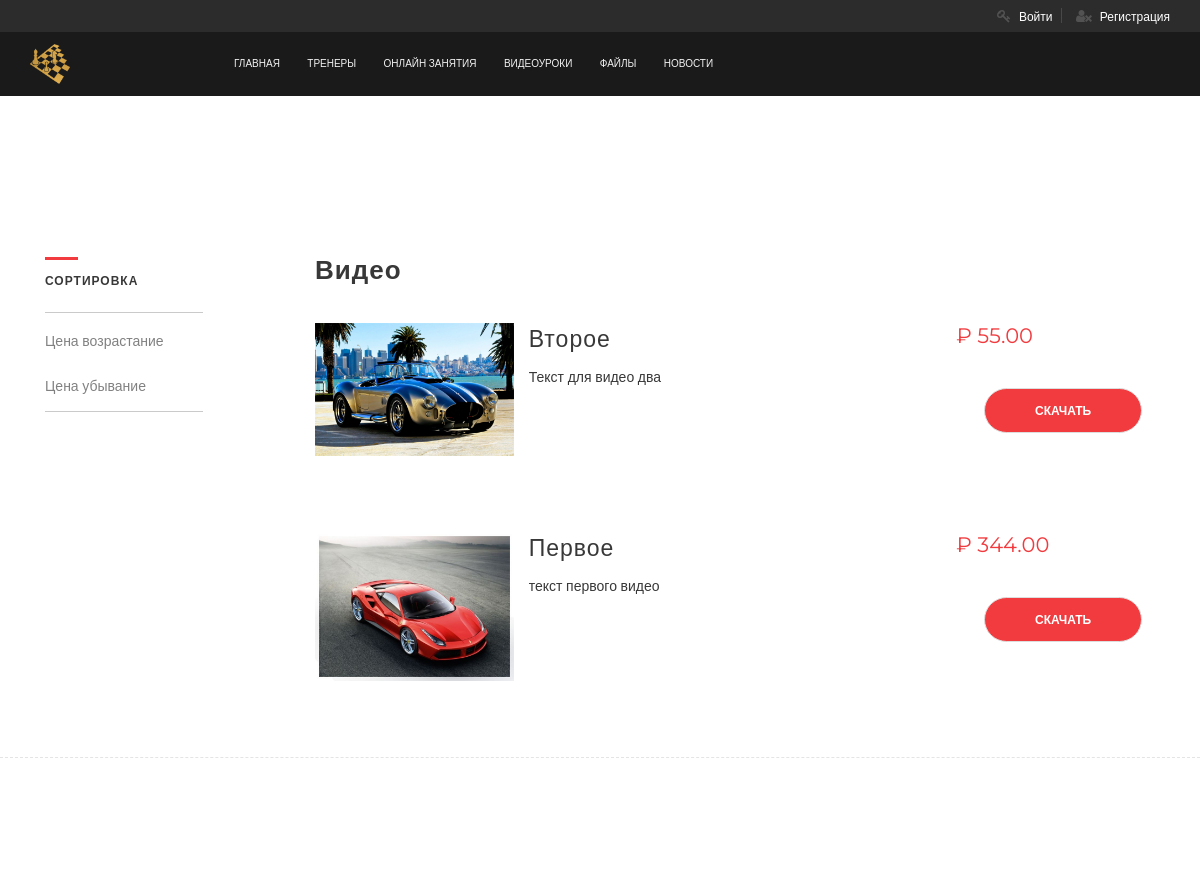
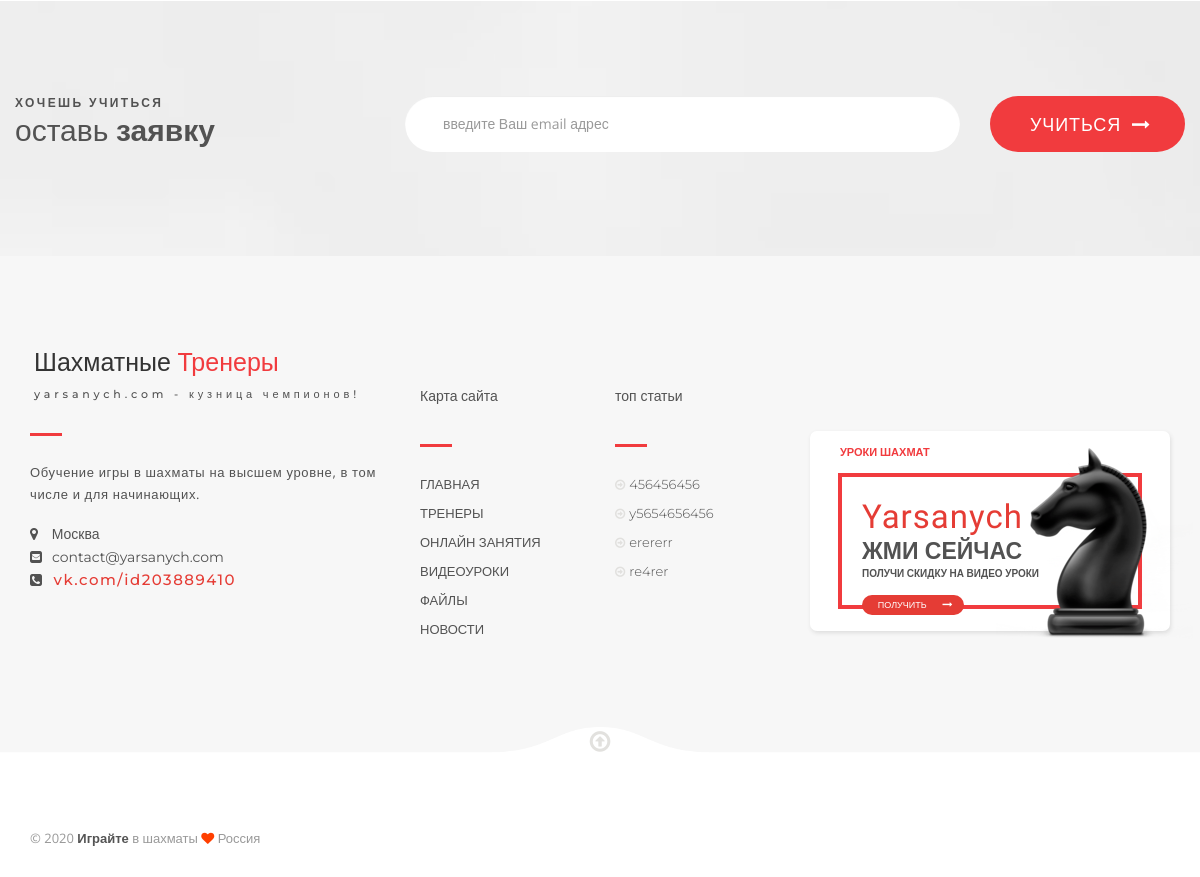
The page /video/ on the database its author committed (2 pictures, top to bottom).
### chess/models.py (models this page shows, shortened)
class Videos(models.Model):
    title = models.CharField("Название", max_length=1024)
    description = models.TextField("Описание")
    img = models.ImageField("Изображение", upload_to="img/files/")
    price = models.PositiveIntegerField("Цена", default=0)
    video = models.FileField("Файл", upload_to="videos/")
    buyers = models.ManyToManyField(User, verbose_name="Покупатели", blank=True)
    class Meta:
        verbose_name = "Видео"
        verbose_name_plural = "Видео"

class Articles(models.Model):
    title = models.CharField("Название", max_length=150, db_index=True)
    slug = models.SlugField(max_length=150, unique=True)
    intro_text = models.TextField("Короткое описание", blank=True)
    full_text = models.TextField("Текст", blank=True, db_index=True)
    img = models.ImageField("Изображение", upload_to="img/chess/", blank=True)
    author = models.CharField("Автор", max_length=150, blank=True)
    date_pub = models.DateTimeField(auto_now_add=True)
    buyers = models.ManyToManyField(User, verbose_name="Покупатели", blank=True)
    class Meta:
        verbose_name = "Статья"
        verbose_name_plural = "Статьи"

### chess/views.py (the view)
# urls.py: path("video/", views.VideosViews.as_view(), name='videos_url'),
class VideosViews(ListView):
    model = Videos
    queryset = Videos.objects.order_by("-id")
    paginate_by = 7

### chess/templatetags/article_tag.py (called while the page is built)
@register.simple_tag()
def get_articles(count=5):
    return Articles.objects.order_by("-id")[:count]

### templates/chess/videos_list.html (shortened to what this page needs)
{% extends 'chess/base.html' %}
{% block content %}
<div class="event-section">
    <div class="container">
        <div class="col-md-3 col-sm-3">
            <div class="evnt-left">
                <div class="location-cat">
                    <h1>Сортировка</h1>
                    <div class="cat-list">
                        <a id="sort-asc">Цена возрастание</a>
                        <a id="sort-desc">Цена убывание</a>
                    </div>
                </div>
            </div>
        </div>
        <div class="col-md-9  col-sm-9">
            <div class="evnt-right">
                <div class="row">
                    <div class="event-area">
                        <h1>Видео</h1>
                        {% for article in videos_list %}
                        <div class="event-item" data-price="{{ article.price }}">
                            <div class="col-md-3">
                                <div class="item-img ">
                                    <img src="{{ article.img.url }}" alt="thumbnail">
                                </div>
                            </div>
                            <div class="col-md-6">
                                <div class="row">
                                    <h1>{{ article.title }}</h1>
                                    <p class="desc">{{ article.description }}</p>
                                </div>
                            </div>
                            <div class="col-md-3">
                                <div class="quick-buy row">
                                    <h1>₽ {{ article.price }}.00</h1>
                                    <div class="buy-ticket">
                                    <a href="#test-modal" class="popup-modal buy">Скачать</a>
                                    </div>
                                </div>
                            </div>
                        </div>
                        {% endfor %}
                    </div>
                </div>
            </div>
        </div>
    </div>
{% include 'include/pagination.html' %}
</div>
{% endblock content %}

### templates/chess/base.html (shortened to what this page needs)
{% extends 'base.html' %}

### templates/base.html (shortened to what this page needs)
{% load static %}
<!DOCTYPE html>
<html lang="ru">
<head>
    <link rel="stylesheet" href="{% static 'css/bootstrap.min.css' %}">
    <link rel="stylesheet" href="{% static 'css/font-awesome.min.css' %}">
    <link rel="stylesheet" href="{% static 'css/owl.carousel.min.css' %}">
    <link rel="stylesheet" href="{% static 'css/animate.css' %}">
    <link rel="stylesheet" href="{% static 'css/meanmenu.min.css' %}">
    <link rel="stylesheet" href="{% static 'css/magnific-popup.css' %}">
    <link rel="stylesheet" href="{% static 'css/typography.css' %}">
    <link rel="stylesheet" href="{% static 'css/style.css' %}">
    <link rel="stylesheet" href="{% static 'css/responsive.css' %}">
</head>
{% include 'include/header.html' %}
<body data-spy="scroll" data-target="#scroll-menu" data-offset="100">
{% block content %}
{% endblock content %}
{% include 'include/footer.html' %}
</body>
</html>

### templates/include/header.html (shortened to what this page needs)
{% load static %}
<header>
    <div class="header-top">
        <div class="container">
            <div class="row">
                <div class="col-md-6 col-sm-6 col-xs-12">
                    <div class="header-top-right">
                        {% if user.is_authenticated %}
                        <div class="single-htr">
                            <a class='popup-modal'>Вы авторизованы на сайте </a>
                            <i class="fa fa-key"></i>
                            <a href="{% url 'account_logout' %}" class='popup-modal'>Выход</a>
                        </div>
                        {% else %}
                        <div class="single-htr">
                            <i class="fa fa-key"></i>
                            <a href="{% url 'account_login' %}" class='popup-modal'>Войти</a>
                        </div>
                        <div class="single-htr">
                            <i class="fa fa-user-times"></i>
                            <a href="{% url 'account_signup' %}" class='popup-modal'><span>Регистрация</span></a>
                        </div>
                        {% endif %}
                    </div>
                </div>
            </div>
        </div>
    </div>
    <div class="menu-area hidden-sm hidden-xs">
        <div class="container">
            <div class="row">
                <div class="col-md-2">
                    <div class="logo">
                        <a href="{% url 'index_url' %}"><img src="{% static 'img/logo.png' %}" alt="" style="width: 40px;"></a>
                    </div>
                </div>
                <div class="col-md-9">
                    <div class="menu">
                        <nav>
                            <ul>
                                <li><a href="{% url 'index_url' %}">ГЛАВНАЯ</a></li>
                                <li><a href="{% url 'treners_url' %}">ТРЕНЕРЫ</a></li>
                                <li><a href="{% url 'prsonal_trening_url' %}">ОНЛАЙН ЗАНЯТИЯ</a></li>
                                <li><a href="{% url 'videos_url' %}">ВИДЕОУРОКИ</a></li>
                                <li><a href="{% url 'files_url' %}">ФАЙЛЫ</a></li>
                                <li><a href="{% url 'articles_list_url' %}">НОВОСТИ</a></li>
                            </ul>
                        </nav>
                    </div>
                </div>
                <div class="col-md-1">
                    <div class="top-search">
                    </div>
                </div>
            </div>
        </div>
    </div>
</header>

### templates/include/pagination.html (shortened to what this page needs)
<div class="separator-sec">
</div>

### templates/include/footer.html (shortened to what this page needs)
{% load static %}
{% load article_tag %}
<div class="subscribe-section">
	<div class="container">
		<div class="row">
			<div class="col-md-4 col-sm-5 col-xs-12">
				<div class="row">
					<div class="ht-newsletter">
						<h5>ХОЧЕШЬ УЧИТЬСЯ</h5>
						<h2>оставь <b>заявку</b></h2>
					</div>
				</div>
			</div>
			<div class="col-md-8 col-sm-7 col-xs-12">
				<div class="row">
					<form class="form-inline newsletter-forn-in">
						<div class="col-md-9  col-sm-9 col-xs-12">
							<div class="form-group">
								<input class="form-control newsletter-input" type="text" id="email_subscribe" placeholder="введите Ваш email адрес">
							</div>
						</div>
						<div class="col-md-3  col-sm-3 col-xs-12">
							<div class="row text-center">
								<button type="button" id="add_subscribe" class="subscribe-btn">УЧИТЬСЯ<i class="fa fa-long-arrow-right" aria-hidden="true"></i></button>
							</div>
						</div>
					</form>
				</div>
			</div>
		</div>
	</div>
</div>
<div class="big-fotter">
	<div class="container">
		<div class="row">
			<div class="col-md-4 col-sm-8 col-xs-12">
				<div class="trainer-aera">
					<div class="ft-trainer">
						<h2>Шахматные<span> Тренеры</span></h2>
						<h5>yarsanych.com - кузница чемпионов!</h5>
					</div>
					<p>Обучение игры в шахматы на высшем уровне, в том числе и для начинающих.</p>
					<div class="contact-info">
						<ul>
							<li><i class="fa fa-map-marker" aria-hidden="true"></i>  Москва</li>
							<li><i class="fa fa-envelope-square" aria-hidden="true"></i>contact@yarsanych.com</li>
							<li><a class="red" href="https://vk.com/id203889410"><i class="fa fa-phone-square" aria-hidden="true"></i>vk.com/id203889410</a></li>
						</ul>
					</div>
				</div>
			</div>
			<div class="col-md-2 col-sm-4 col-xs-12">
				<div class="ft-info">
					<h2>Карта<span> сайта</span></h2>
					<ul>
                        <li><a href="{% url 'index_url' %}">ГЛАВНАЯ</a></li>
                        <li><a href="{% url 'treners_url' %}">ТРЕНЕРЫ</a></li>
                        <li><a href="{% url 'prsonal_trening_url' %}">ОНЛАЙН ЗАНЯТИЯ</a></li>
                        <li><a href="{% url 'videos_url' %}">ВИДЕОУРОКИ</a></li>
                        <li><a href="{% url 'files_url' %}">ФАЙЛЫ</a></li>
                        <li><a href="{% url 'articles_list_url' %}">НОВОСТИ</a></li>
					</ul>
				</div>
			</div>
			<div class="col-md-2 col-sm-4 col-xs-12">
				<div class="ft-info">
					<h2>топ <span> статьи</span></h2>
					<ul>
                        {% get_articles count=4 as articles_list %}
                        {% for article in articles_list %}
                            <li><a href="{% url 'article_url' slug=article.slug %}"><i class="fa fa-arrow-circle-o-right" aria-hidden="true"></i>{{ article.title }}</a></li>
                        {% endfor %}
					</ul>
				</div>
			</div>
			<div class="col-md-4 col-sm-8 col-xs-12">
				<div class="banner">
					<h2>Уроки шахмат</h2>
					<div class="banner-box">
						<h1>Yarsanych</h1>
						<h2><span>жми</span> сейчас</h2>
						<p>получи скидку на видео уроки</p>
						<div class="shop-now"><a href="{% url 'prsonal_trening_url' %}">ПОЛУЧИТЬ</a>
							<div class="icon"><i class="fa fa-long-arrow-right"></i></div>
						</div>
						<img src="{% static 'img/shop.png' %}" alt="shop" />
					</div>
				</div>
			</div>
		</div>
	</div>
</div>
<footer>
	<div class="sticky-fotter">
		<div class="container">
			<div class="row">
				<div class="col-md-6 col-sm-6  col-xs-12">
					<div class="sticky-fotter-text">
						<p>&COPY; 2020 <b>Играйте</b> в шахматы <i class="fa fa-heart" aria-hidden="true"></i> Россия</p>
					</div>
				</div>
                <img src="{% static 'img/bg/fotterbg.png' %}" alt="" />
				<a class="go-top" href="#"><i class="fa fa-arrow-circle-o-up"></i></a>
			</div>
		</div>
	</div>
</footer>

### static/css/typography.css (style rules this page uses)
body { font-family: 'Open Sans', sans-serif; }
h1, h2, h3, h4, h5, h6 { margin: 0; font-family: 'Montserrat', sans-serif; font-weight: 700; color: #000; letter-spacing: 1.5px; }
h1 { font-size: 40px; line-height: 44px; letter-spacing: 1px; margin-bottom: 0px; }
h2 { font-size: 36px; line-height: 42px; margin-bottom: 0px; letter-spacing: 0; }
h5 { font-size: 16px; line-height: 24px; letter-spacing: 0; }
p { font-family: 'Open Sans', sans-serif; font-size: 14px; font-weight: normal; letter-spacing: 0; line-height: 24px; margin: 0; }
span { font-family: 'Open Sans', sans-serif; }
strong, b { font: 15px/30px; }
a { color: #222; }
a, a:visited { text-decoration: none; font-family: 'Montserrat', sans-serif; font-weight: normal; font-size: 12px; letter-spacing: 0; transition: all 0.3s ease-in-out; -webkit-transition: all 0.3s ease-in-out; -moz-transition: all 0.3s ease-in-out; -o-transition: all 0.3s ease-in-out; outline: 0; }
ul, ol { margin-bottom: 0px; margin-top: 0px; }
ul { list-style: none outside; padding: 0; margin: 0; }
li { line-height: 18px; margin-bottom: 0px; }
button { letter-spacing: 0; transition: all 0.3s ease 0s; }

### static/css/responsive.css (style rules this page uses)
@media only screen and (min-width: 992px) and (max-width: 1200px) { p { font-size: 13px; } }
@media only screen and (min-width: 992px) and (max-width: 1200px) { .menu ul li a { font-size: 10px; padding: 10px 9px; } }
@media only screen and (min-width: 992px) and (max-width: 1200px) { .ht-newsletter h5 { margin-top: 95px; } }
@media only screen and (min-width: 992px) and (max-width: 1200px) { .ht-newsletter h2 { margin-top: 8px; font-size: 30px; } }
@media only screen and (min-width: 992px) and (max-width: 1200px) { .subscribe-btn { padding-left: 23px; } }
@media only screen and (min-width: 992px) and (max-width: 1200px) { .ft-info h2 { font-size: 14px; } }
@media only screen and (min-width: 992px) and (max-width: 1200px) { .ft-info ul li a { font-size: 13px; margin-bottom: 11px; } }
@media only screen and (min-width: 992px) and (max-width: 1200px) { .ft-info ul li a i { font-size: 12px; padding-right: 4px; } }
@media only screen and (min-width: 992px) and (max-width: 1200px) { .trainer-aera .ft-trainer { margin-bottom: 25px; } }
@media only screen and (min-width: 992px) and (max-width: 1200px) { .trainer-aera p { margin-bottom: 20px; font-size: 13px; } }
@media only screen and (min-width: 992px) and (max-width: 1200px) { .banner .banner-box img { right: -55px; } }
@media only screen and (min-width: 992px) and (max-width: 1200px) { .sticky-fotter img, .sticky-fotter a.go-top { top: -34px; } }
@media only screen and (min-width: 992px) and (max-width: 1200px) { .sticky-fotter .sticky-fotter-text p { font-size: 13px; } }
@media only screen and (min-width: 992px) and (max-width: 1200px) { .buy-ticket a.buy { padding: 14px 65px; } }
@media only screen and (min-width: 992px) and (max-width: 1200px) { .buy-ticket a.buy { padding: 14px 50px; } }
@media only screen and (min-width: 992px) and (max-width: 1200px) { .quick-buy h1 { font-size: 21px; } }
@media only screen and (min-width: 992px) and (max-width: 1200px) { .buy-ticket a { padding: 14px 50px; } }

### rows shown on the page
Videos: img (picture), title "Второе", description "Текст для видео два", price "55"
Videos: img (picture), title "Первое", description "текст первого видео", price "344"
Articles: title "456456456"
Articles: title "y5654656456"
Articles: title "erererr"
Articles: title "re4rer"
